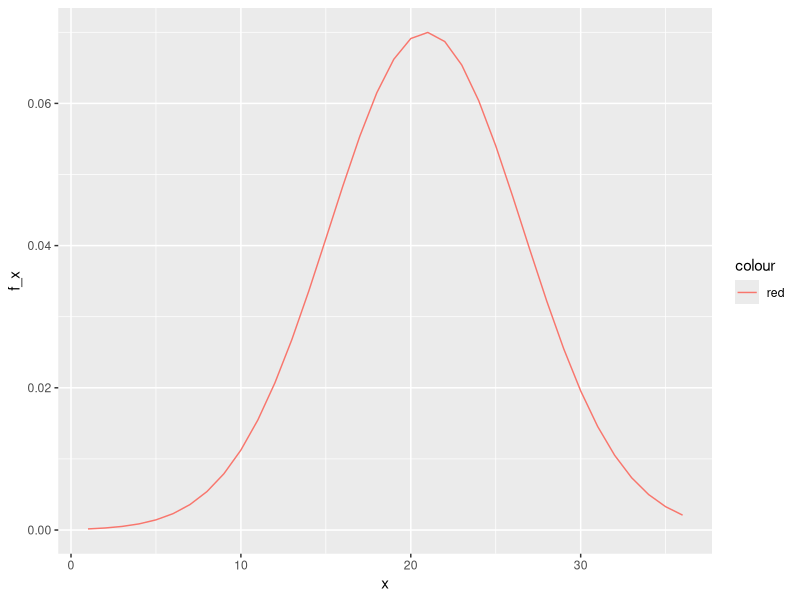

Write R code to recreate this figure.

#The ACT is a standardized college admissions test used in the United States
#----------------------------------------

#PART 1 ACT scores

# avg=20.9
#sd=5.7

# generate a normal distribution of 10000 test
# set the seed to 16

set.seed(16, sample.kind = "Rounding")
act_scores <- rnorm(10000, 20.9, 5.7)

#What is the mean of act_scores?
mean(act_scores)
#What is the standard deviation of act_scores?
sd(act_scores)
#A perfect score is 36 or greater (the maximum reported score is 36).
#In act_scores, how many perfect scores are there out of 10,000 simulated tests?

# count one values we need to do this way:
sum(act_scores >= 36)

#In act_scores, what is the probability of an ACT score greater than 30?
sum(act_scores>30)

#In act_scores, what is the probability of an ACT score less than or equal to 10?
mean(act_scores<=10)

# make density plot 
library(ggplot2)
library(tidyverse)

x<- 1:36

f_x <- dnorm(x, 20.9, 5.7)


data.frame(x,f_x) %>%
  ggplot(aes(x,f_x,color="red"))+
  geom_line()

#-----------------------------------------------------

# PART 2 convert raw ACT scores to Z-scores 

#What is the probability of a Z-score greater than 2 (2 standard deviations above the mean)?

z_scores <- (act_scores - mean(act_scores))/sd(act_scores)
mean(z_scores > 2)

#What ACT score value corresponds to 2 standard deviations above the mean (Z = 2)?

2*sd(act_scores) + mean(act_scores)

#What is the 97.5th percentile of act_scores?

qnorm(.975, mean(act_scores), sd(act_scores))

#What is the minimum integer score such that the probability of that score or lower is at least .95?
cdf <- sapply(1:36, function (x){
  mean(act_scores <= x)
})
min(which(cdf >= .95))

#What is the expected 95th percentile of ACT scores?
cdf <- sapply(1:36, function (x){
  mean(act_scores <=x)
})
qnorm(.95, 20.9, 5.7)
min(which(cdf >= .95))
#In what percentile is a score of 26?
p <- seq(0.01, 0.99, 0.01)
sample_quantiles <- quantile(act_scores,p)

names(sample_quantiles[max(which(sample_quantiles < 26))])
